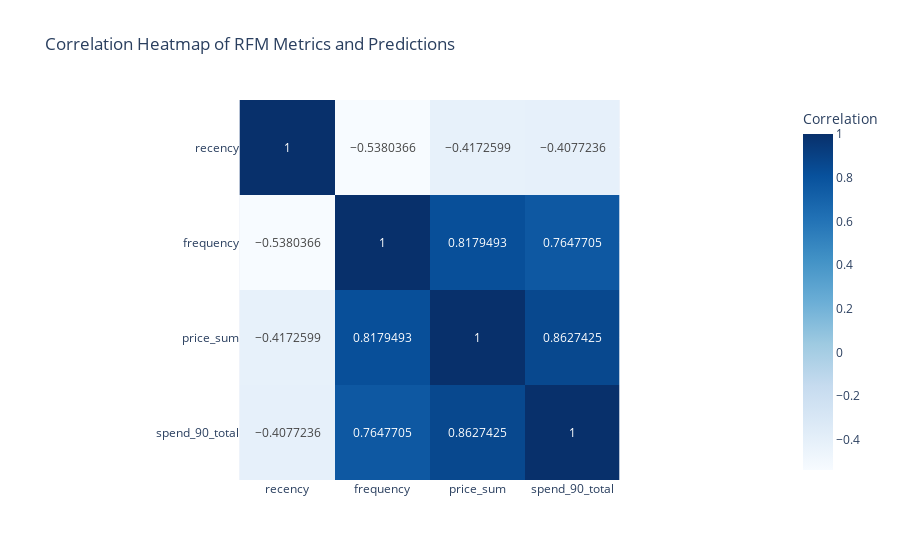

Notebook source saved alongside this figure:
### Markdown cell above
### Correlation Heatmap of RMF and Predicted Spend

### Code cell
corr_data = clv_df[['recency', 'frequency', 'price_sum', 'spend_90_total']].corr()

# Heatmap
fig = px.imshow(corr_data, text_auto=True, color_continuous_scale='Blues', 
                title="Correlation Heatmap of RFM Metrics and Predictions", 
                labels=dict(color="Correlation"))
fig.show()

### Figure 1 — Plotly figure (JSON) as saved in the notebook; plotly's stock layout.template omitted (floating-point values rounded to 4 significant figures)
{"data": [{"coloraxis": "coloraxis", "hovertemplate": "x: %{x}<br>y: %{y}<br>Correlation: %{z}<extra></extra>", "name": "0", "texttemplate": "%{z}", "type": "heatmap", "x": ["recency", "frequency", "price_sum", "spend_90_total"], "xaxis": "x", "y": ["recency", "frequency", "price_sum", "spend_90_total"], "yaxis": "y", "z": [[1, -0.538, -0.4173, -0.4077], [-0.538, 1, 0.8179, 0.7648], [-0.4173, 0.8179, 1, 0.8627], [-0.4077, 0.7648, 0.8627, 1]]}], "layout": {"coloraxis": {"colorbar": {"title": {"text": "Correlation"}}, "colorscale": [[0, "rgb(247,251,255)"], [0.125, "rgb(222,235,247)"], [0.25, "rgb(198,219,239)"], [0.375, "rgb(158,202,225)"], [0.5, "rgb(107,174,214)"], [0.625, "rgb(66,146,198)"], [0.75, "rgb(33,113,181)"], [0.875, "rgb(8,81,156)"], [1, "rgb(8,48,107)"]]}, "title": {"text": "Correlation Heatmap of RFM Metrics and Predictions"}, "xaxis": {"anchor": "y", "constrain": "domain", "domain": [0, 1], "scaleanchor": "y"}, "yaxis": {"anchor": "x", "autorange": "reversed", "constrain": "domain", "domain": [0, 1]}}}
